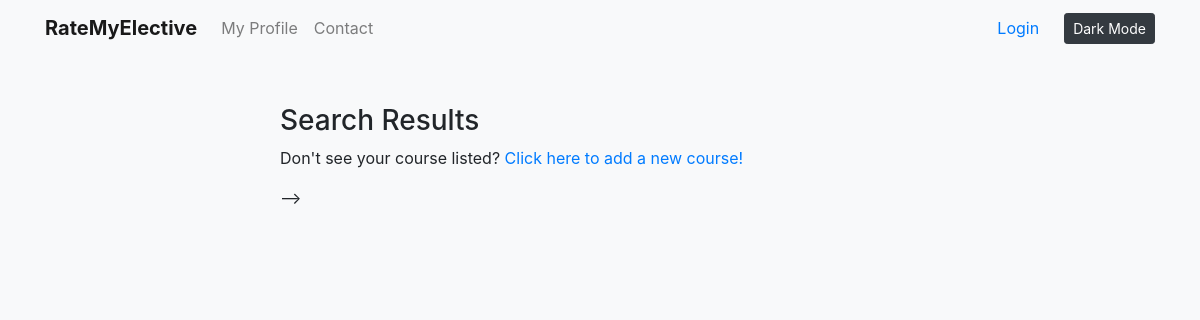
Page /search_results/ on the earlier database version.
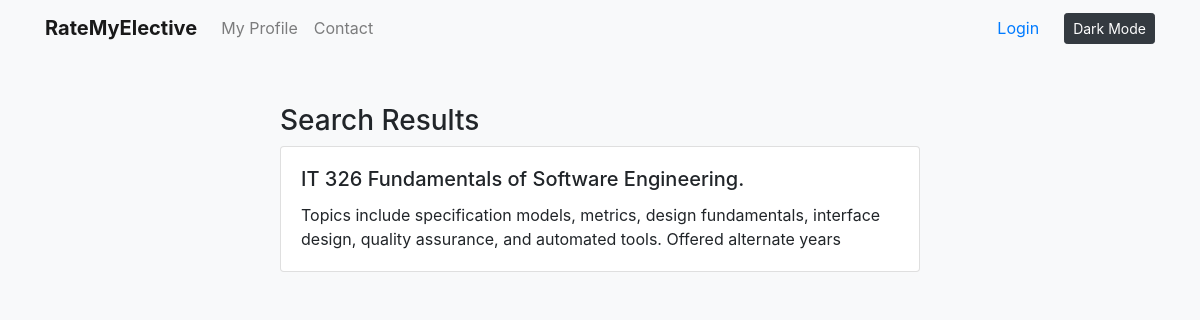
Same page on the later database version.
### website/models.py (models this page shows, shortened)
class Course(models.Model):
    id = models.AutoField(primary_key=True)
    name = models.CharField(max_length=69)
    course_number = models.IntegerField()
    department = models.ForeignKey(Department, on_delete=models.CASCADE)
    description = models.TextField()
    flagged = models.BooleanField(default=False, blank=True)

class Department(models.Model):
    code = models.CharField(primary_key=True, max_length=4)
    name = models.CharField(max_length=40)

### website/views.py (the view)
# urls.py: path('search_results/', views.search, name= "search_results"),
def search(request):
    objs = Course.objects.filter(
        Q(name__icontains="326")
        | Q(course_number__icontains="326"))  #search results
    return render(request, "search_results.html", {'objs': objs})

### templates/search_results.html (shortened to what this page needs)
{% extends "base.html" %}
{% block content %}
<div class="container container-small mb-4">
    <h3>Search Results</h3>
{% for item in objs %}
<div class="card mb-1 elective">
      <div class="card-body">
        <h5 class="card-title">{{item.department.code}} {{item.course_number}} {{item.name}}</h5>
        <p class="card-text">
          {{item.description}}
        </p>
      </div>
</div>
 <br/>
 <!-- {% empty %}
 <p>Don't see your course listed? <a href="/add_class">Click here to add a new course! </a></p> -->
{% endfor %}
{% endblock %}

### templates/base.html (shortened to what this page needs)
{% load static %}
<!doctype html>
<html lang="en">
<head>
	<link rel="stylesheet" href="https://stackpath.bootstrapcdn.com/bootstrap/4.3.1/css/bootstrap.min.css"
>
	<link href="//netdna.bootstrapcdn.com/font-awesome/3.2.1/css/font-awesome.css" rel="stylesheet">
	<link rel="stylesheet" href="{% static 'css/styles.css' %}">
</head>
<body class="bg-light">
	<nav class="navbar navbar-expand-lg navbar-light">
		<div class="container">
			<a class="navbar-brand font-weight-bold" href="{{ request.scheme }}://{{ request.get_host }}">RateMyElective</a>
    <div class="collapse navbar-collapse" id="navbarSupportedContent">
      <ul class="navbar-nav mr-auto">
        <li class="nav-item">
          <a class="nav-link" href="/profile"> My Profile</a>
        </li>
        <li class="nav-item">
          <a class="nav-link" href="/contact">Contact</a>
        </li>
      </ul>
      {% if request.user.is_authenticated %}
      <a class="" href="/logout">Logout</a>
      {% else %}
      <a class="" href="/login">Login</a>
      {% endif %}
      <a><button class="btn btn-dark btn-sm spacing-left" onClick="darkMode();"> Dark Mode</button></a>
    </div>
    </div>
	</nav>
	<div class="container container-small mainContent">
		{% block content %}{% endblock content %}
	</div>
</body>
</html>

### static/css/styles.css (style rules this page uses)
.mainContent { display: flex; justify-content: center; padding-top: 3em; }
.spacing-left { margin-left: 25px; }
@media (min-width: 768px) { .container-small { width: 600px; } }
@media (min-width: 992px) { .container-small { width: 700px; } }

Differences in the rows shown:
added Course: department.code "IT", course_number "326", name "Fundamentals of Software Engineering.", description "Topics include specification models, metrics, design fundamentals, interface design, quality assurance, and automated tools. Offered alternate years"
Other differences:
text no longer shown: "Don't see your course listed? Click here to add a new course! -->"
